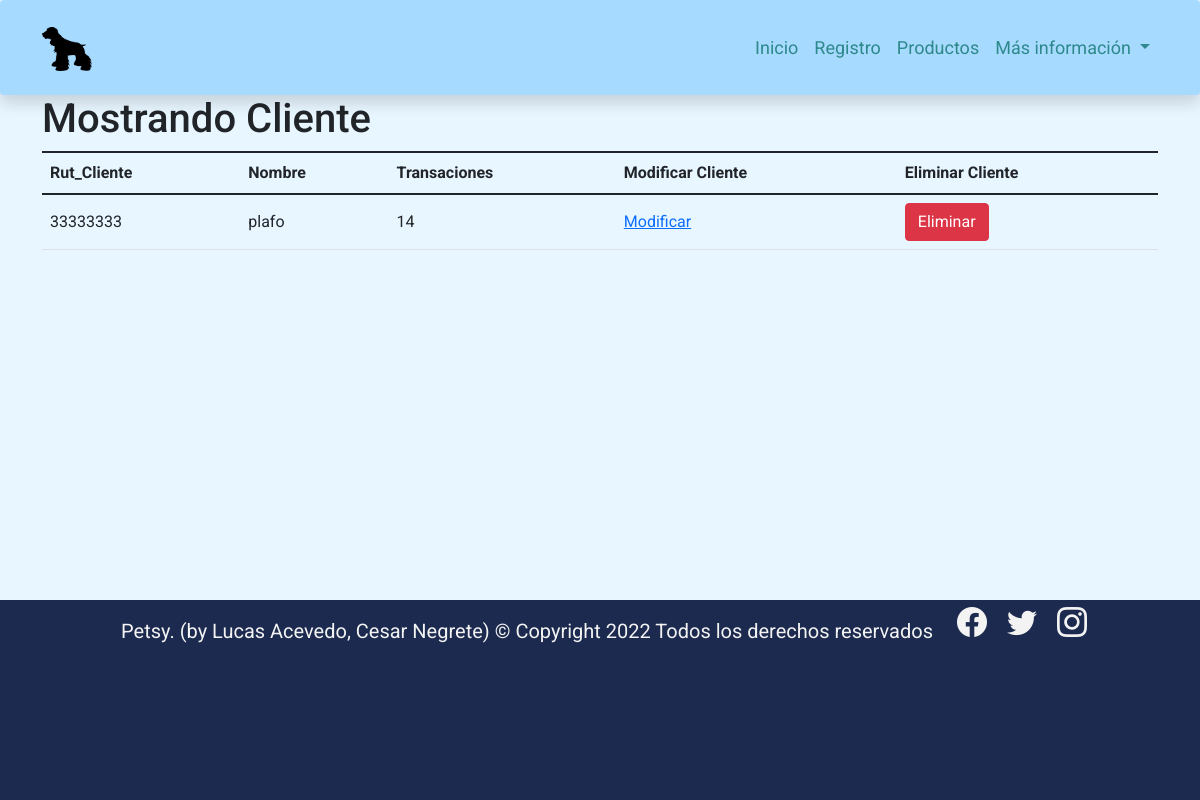
Before: /MostrarCliente/ with the older database file.
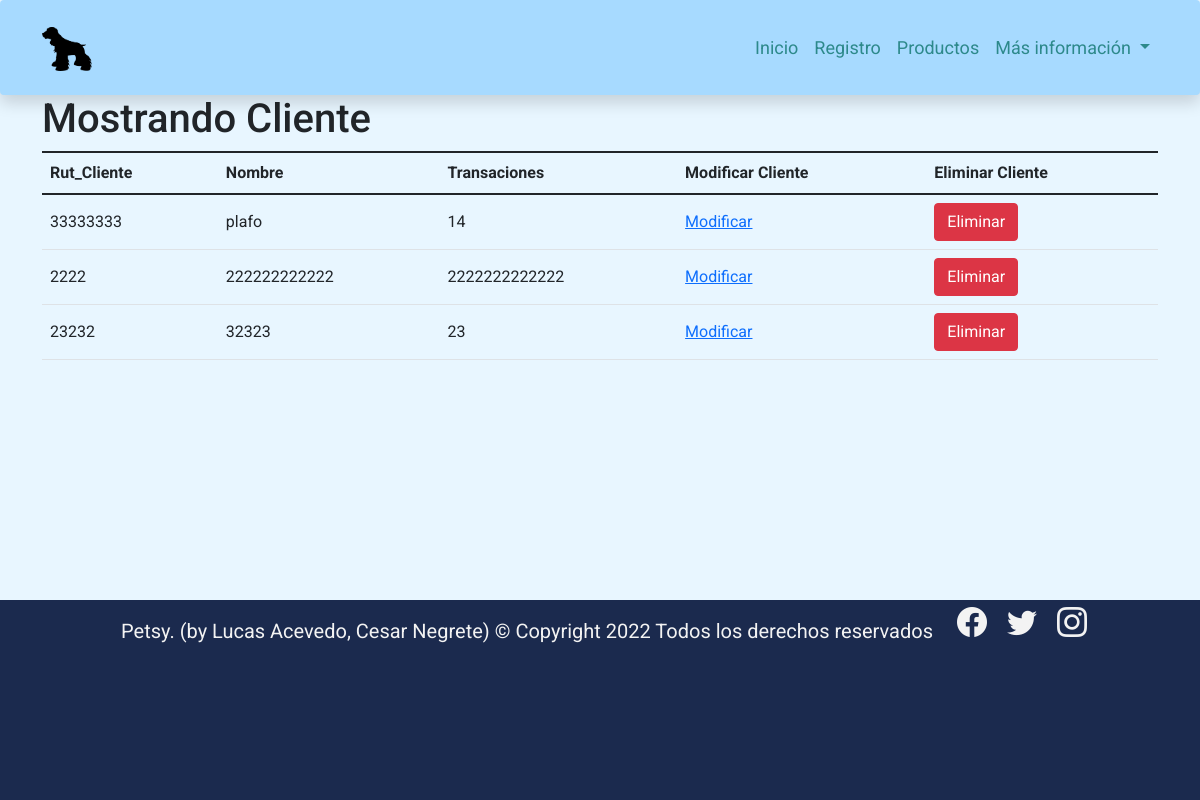
After: the same page with the newer database file.
### petsy/models.py (models this page shows, shortened)
class Cliente(models.Model):
    Rut_Cliente = models.CharField(max_length=8, primary_key=True, verbose_name='Id del cliente')
    Nombre = models.CharField(max_length=15, verbose_name='Nombre')
    Transaciones = models.IntegerField(verbose_name='Transaciones')

### petsy/views.py (the view)
# urls.py: path('MostrarCliente/', MostrarCliente, name="MostrarCliente"),
def MostrarCliente(request):
    cliente = Cliente.objects.all()
    datos = {
        'cliente' : cliente
    }
    return render(request, 'Mostrarcliente.html', datos)

### petsy/templates/Mostrarcliente.html (shortened to what this page needs)
<!doctype html>
<html lang="en">
  <head>
    <link rel="stylesheet" href="https://cdn.jsdelivr.net/npm/bootstrap-icons@1.8.1/font/bootstrap-icons.css">
    <link href="https://cdn.jsdelivr.net/npm/bootstrap@5.1.3/dist/css/bootstrap.min.css" rel="stylesheet">
    {%load static%}
    <link rel="stylesheet" href="{% static 'css/style.css' %}">
  </head>
  <body>
    <nav class="navbar navbar-expand-lg navbar-light p-4 shadow p-3 bg-white rounded" style="background-color: #a7daff !important;"  id="navbar">
        <div class="container">
          <a href="{% url 'index' %}"><img src="{% static './img/Petsy Logo.png' %}" alt="" width="50" height="44" class="d-inline-block align-text-top"></a>
          <div class="collapse navbar-collapse" id="navbarNavDropdown">
            <ul class="navbar-nav ms-auto">
              <li class="nav-item">
                <a class="nav-link active" aria-current="page" href="{% url 'index' %}">Inicio</a>
              </li>
              <li class="nav-item">
                <a class="nav-link" href="{% url 'registracion' %}">Registro</a>
              </li>
              <li class="nav-item">
                <a class="nav-link" href="{% url 'galeria' %}">Productos</a>
              </li>
              <li class="nav-item dropdown">
                <a class="nav-link dropdown-toggle" href="#" id="navbarDropdownMenuLink" role="button" data-bs-toggle="dropdown" aria-expanded="false">
                  Más información
                </a>
          </div>
        </div>
      </nav>
    <div class="container">
    <div class="table">
        <h1>Mostrando Cliente</h1>
        <table class="table align-middle">
            <thead>
                <tr>
                    <th>Rut_Cliente</th>
                    <th>Nombre</th>
                    <th>Transaciones</th>
                    <th>Modificar Cliente</th>
                    <th>Eliminar Cliente</th>
                </tr>
            </thead>
            <tbody>
            {% for cl in cliente %}
                <tr>
                    <td>{{ cl.Rut_Cliente }}</td>
                    <td>{{ cl.Nombre }}</td>
                    <td>{{ cl.Transaciones }}</td>
                    <td><a href="{% url 'form_modcliente' cl.Rut_Cliente %}">Modificar</a></td>
                    <td><a href="{% url 'EliminarCliente' cl.Rut_Cliente %}" class="btn btn-danger">Eliminar</a></td>
                </tr>
            {% endfor %}
            </tbody>
        </table>
    </div>
  </div>
      <footer class="w-100 d-flex align-items justify-content-center flex-wrap">
        <p class="fs-5 px-3 pt-3">Petsy. (by Lucas Acevedo, Cesar Negrete) &copy; Copyright 2022 Todos los derechos
          reservados</p>
          <div id="iconos">
            <a href="#"><i class="bi bi-facebook"></i></a>
            <a href="#"><i class="bi bi-twitter"></i></a>
            <a href="#"><i class="bi bi-instagram"></i></a>
          </div>
      </footer>
</body>
  </html>

### petsy/static/css/style.css (style rules this page uses)
html { position: relative; min-height: 100%; padding-bottom: 200px; }
body { margin-bottom: 200px; font-family: 'Roboto', sans-serif !important; background-color: #e8f6ff !important; }
footer { position: absolute; bottom: 0; width: 100%; height: 200px; }
#navbar a { color: #2d898b; font-size: 18px; }
.nav-link { border-bottom: 1px solid transparent; }
footer { background: #1b2a4e; margin-bottom: auto; }
footer p { color: #f3f3f3; text-align: center; }
#iconos i { font-size: 30px; padding: 0 8px; color: #f3f3f3; }

Changed rows visible on the page:
added Cliente: Rut_Cliente "2222", Nombre "222222222222", Transaciones "2222222222222"
added Cliente: Rut_Cliente "23232", Nombre "32323", Transaciones "23"
